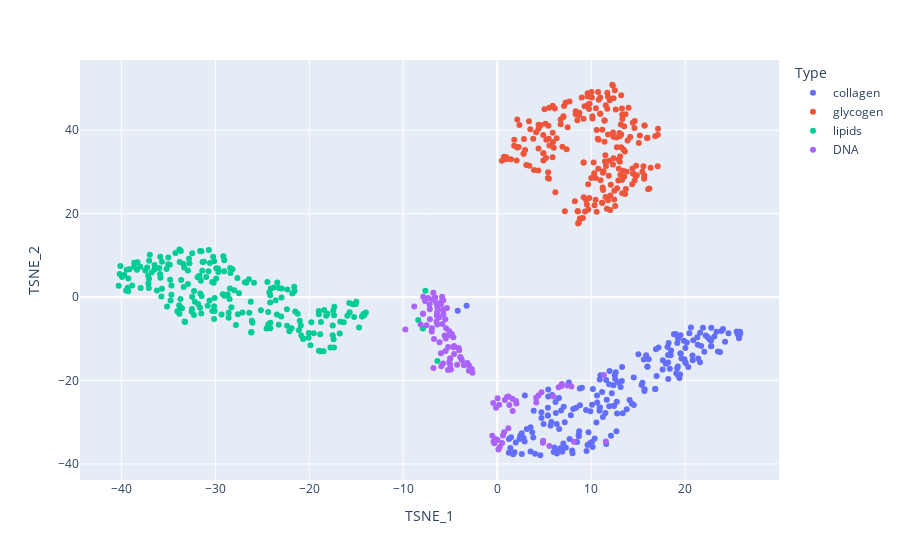
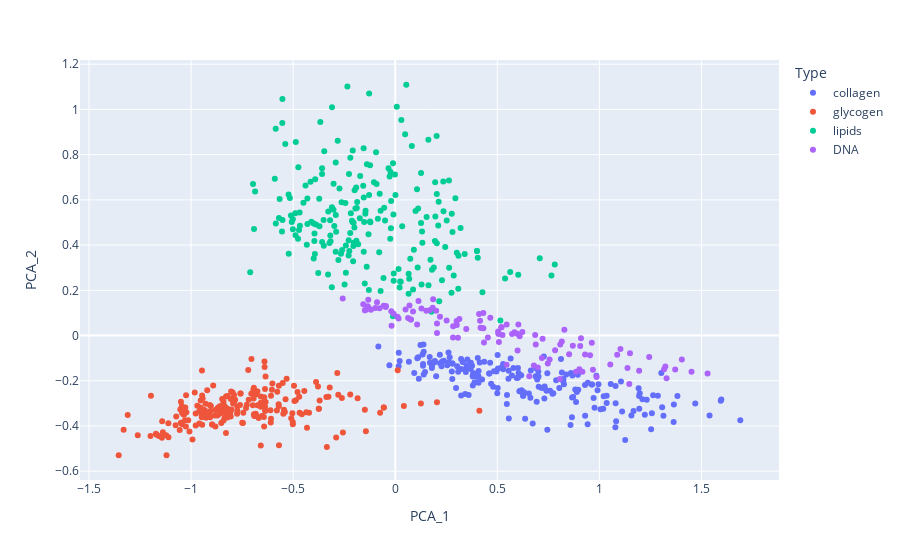

Notebook code cell kept with these figures, in order:
### Markdown cell above
YOUR ANSWER HERE
1. Which tissue type is the most different from the other tissue types?
   - Based on the scatter plots below, we could conclude that <span style="color:red">glycogen</span> is the tissue type that is the most different than other tissue types. The catter plot for TSNE shows that glycogen data points are quite separated from other tissue types data points on the top right corner of the graph, and the data points are highly centralized in a small area, whereas other tissue types seems to have relatively low value (<20) for the second feature TSNE_2.
2. Is it the same or different with PCA?
   - It's hard to tell which tissue are the most different when consider the PCA result. But one could also come with the same conclusion that <span style="color:red">glycogen</span> is the one since data points of this type are highly centralized on the botton left corner in a relatively small area compared to data points of other tissue types.

### Code cell
import plotly.express as px
df_tsne = pd.DataFrame(tsneD, columns = ['TSNE_1','TSNE_2'])
df_pca = pd.DataFrame(projectedD[:, 0:2], columns = ['PCA_1','PCA_2'])
df_tsne['Type'] = pd.Series(types)
df_pca['Type'] = pd.Series(types)

fig1 = px.scatter(df_tsne, x='TSNE_1', y='TSNE_2', color=df_tsne['Type'])
fig2 = px.scatter(df_pca, x='PCA_1', y='PCA_2', color=df_pca['Type'])
fig1.show()
fig2.show()

### Figure 1 — Plotly figure (JSON) as saved in the notebook; plotly's stock layout.template omitted (floating-point values rounded to 4 significant figures; data arrays with more than 128 entries replaced by an {"elided": "..."} marker saying what was removed)
{"data": [{"hovertemplate": "Type=collagen<br>TSNE_1=%{x}<br>TSNE_2=%{y}<extra></extra>", "legendgroup": "collagen", "marker": {"color": "#636efa", "symbol": "circle"}, "mode": "markers", "name": "collagen", "orientation": "v", "showlegend": true, "type": "scatter", "x": {"elided": "195 float values"}, "xaxis": "x", "y": {"elided": "195 float values"}, "yaxis": "y"}, {"hovertemplate": "Type=glycogen<br>TSNE_1=%{x}<br>TSNE_2=%{y}<extra></extra>", "legendgroup": "glycogen", "marker": {"color": "#EF553B", "symbol": "circle"}, "mode": "markers", "name": "glycogen", "orientation": "v", "showlegend": true, "type": "scatter", "x": {"elided": "212 float values"}, "xaxis": "x", "y": {"elided": "212 float values"}, "yaxis": "y"}, {"hovertemplate": "Type=lipids<br>TSNE_1=%{x}<br>TSNE_2=%{y}<extra></extra>", "legendgroup": "lipids", "marker": {"color": "#00cc96", "symbol": "circle"}, "mode": "markers", "name": "lipids", "orientation": "v", "showlegend": true, "type": "scatter", "x": {"elided": "214 float values"}, "xaxis": "x", "y": {"elided": "214 float values"}, "yaxis": "y"}, {"hovertemplate": "Type=DNA<br>TSNE_1=%{x}<br>TSNE_2=%{y}<extra></extra>", "legendgroup": "DNA", "marker": {"color": "#ab63fa", "symbol": "circle"}, "mode": "markers", "name": "DNA", "orientation": "v", "showlegend": true, "type": "scatter", "x": [6.867, 4.706, 11.34, 6.832, 7.886, 5.975, 7.438, 4.378, 4.136, 6.533, 4.156, 5.545, -2.636, 0.8076, 0.03327, -4.592, 1.985, -0.5328, -3.03, -3.191, -5.954, -0.4286, 11.56, -8.835, 4.862, -4.269, 2.04, -5.475, 0.6068, -0.2064, 1.193, -4.67, -7.165, -4.057, -6.165, -5.953, -6.624, -7.905, -3.917, -5.005, -6.733, -6.144, -0.1289, -6.41, -5.707, -4.591, -5.354, 0.03082, -5.222, -5.005, -3.917, -7.905, -6.62, -6.793, -5.994, -7.203, -5.008, -6.385, -6.38, -5.106, -5.737, -5.74, -6.5, -4.665, -7.178, -6.43, -5.824, -6.464, -5.87, -8.155, -7.685, -5.995, -5.501, -7.531, -6.952, -6.974, -7.338, -7.88, -6.803, -6.907, -6.29, -4.93, -9.774, -5.765, 1.18, -5.242, -5.603, -5.111, -4.84, -5.439, 0.7274, -0.3085, 1.64, -4.103, -3.765, 0.2618, 0.1236, 1.288, 0.2056, 8.161, 4.88, -2.707, -3.023, 0.513, 1.036, -0.3891, 1.607, -5.07, -5.53, -3.552], "xaxis": "x", "y": [-20.84, -22.82, -18.68, -21.33, -21.44, -23.84, -21.2, -23.58, -24.11, -21.61, -25.29, -35.71, -18.13, -24.69, -34.24, -11.7, -24.89, -33.26, -16.31, -15.81, -16.57, -25.4, -34.6, -2.236, -34.95, -16.22, -25.52, -9.931, -33.16, -34.05, -23.85, -9.657, -5.314, -12.77, -4.82, -1.167, -0.1032, -3.987, -14.4, -14.74, -10.08, -10.81, -26.52, -3.719, -2.961, -13.66, -2.613, -24.24, -11.94, -14.74, -14.4, -3.99, -0.1079, -16.98, -13.49, -1.777, -16.23, -2.351, -6.597, -15.62, -4.142, -0.7885, -1.448, -12.03, -2.902, -4.471, -6.467, -5.878, 0.1043, -6.558, -0.9547, -1.781, -12.94, -6.733, -7.467, -8.278, -0.2013, 0.08713, 1.023, -0.6162, -3.131, -17.33, -7.792, -15.89, -31.45, -17.51, -9.219, -8.206, -8.779, -7.469, -32.41, -35.05, -27.31, -12.18, -15.17, -35.93, -36.53, -25.88, -25.81, -34.68, -34.44, -17.25, -17.69, -34.96, -23.95, -34.65, -24.4, -9.18, -5.329, -16.32], "yaxis": "y"}], "layout": {"legend": {"title": {"text": "Type"}, "tracegroupgap": 0}, "margin": {"t": 60}, "xaxis": {"anchor": "y", "domain": [0, 1], "title": {"text": "TSNE_1"}}, "yaxis": {"anchor": "x", "domain": [0, 1], "title": {"text": "TSNE_2"}}}}

### Figure 2 — Plotly figure (JSON) as saved in the notebook; plotly's stock layout.template omitted (floating-point values rounded to 4 significant figures; data arrays with more than 128 entries replaced by an {"elided": "..."} marker saying what was removed)
{"data": [{"hovertemplate": "Type=collagen<br>PCA_1=%{x}<br>PCA_2=%{y}<extra></extra>", "legendgroup": "collagen", "marker": {"color": "#636efa", "symbol": "circle"}, "mode": "markers", "name": "collagen", "orientation": "v", "showlegend": true, "type": "scatter", "x": {"elided": "195 float values"}, "xaxis": "x", "y": {"elided": "195 float values"}, "yaxis": "y"}, {"hovertemplate": "Type=glycogen<br>PCA_1=%{x}<br>PCA_2=%{y}<extra></extra>", "legendgroup": "glycogen", "marker": {"color": "#EF553B", "symbol": "circle"}, "mode": "markers", "name": "glycogen", "orientation": "v", "showlegend": true, "type": "scatter", "x": {"elided": "212 float values"}, "xaxis": "x", "y": {"elided": "212 float values"}, "yaxis": "y"}, {"hovertemplate": "Type=lipids<br>PCA_1=%{x}<br>PCA_2=%{y}<extra></extra>", "legendgroup": "lipids", "marker": {"color": "#00cc96", "symbol": "circle"}, "mode": "markers", "name": "lipids", "orientation": "v", "showlegend": true, "type": "scatter", "x": {"elided": "214 float values"}, "xaxis": "x", "y": {"elided": "214 float values"}, "yaxis": "y"}, {"hovertemplate": "Type=DNA<br>PCA_1=%{x}<br>PCA_2=%{y}<extra></extra>", "legendgroup": "DNA", "marker": {"color": "#ab63fa", "symbol": "circle"}, "mode": "markers", "name": "DNA", "orientation": "v", "showlegend": true, "type": "scatter", "x": [0.7186, 0.902, 0.5456, 0.7475, 0.6792, 0.8066, 0.6986, 0.9168, 0.9685, 0.7562, 0.9864, 1.147, 0.7219, 0.87, 1.317, 0.4319, 0.9062, 1.244, 0.6228, 0.6032, 0.5042, 0.816, 0.6568, -0.05652, 1.138, 0.5723, 0.9545, 0.3074, 1.195, 1.323, 0.8287, 0.3143, 0.1139, 0.4658, 0.06981, -0.0893, -0.1478, 0.07668, 0.506, 0.5204, 0.3007, 0.3479, 0.9299, 0.06296, 0.0109, 0.4537, -0.01807, 0.7832, 0.4156, 0.5204, 0.506, 0.07668, -0.1478, 0.4347, 0.4107, -0.0468, 0.5844, -0.01931, 0.1687, 0.5459, 0.05047, -0.1186, -0.07672, 0.4253, -0.007948, 0.08702, 0.1835, 0.1524, -0.1322, 0.1285, -0.0973, -0.04547, 0.4314, 0.1858, 0.2007, 0.2193, -0.1347, -0.1565, -0.2572, -0.1274, 0.01644, 0.6096, 0.2046, 0.508, 1.054, 0.5994, 0.3016, 0.2518, 0.2838, 0.2046, 1.15, 1.404, 1.103, 0.418, 0.5253, 1.451, 1.53, 0.9629, 0.9101, 0.8856, 1.087, 0.6855, 0.6883, 1.371, 0.8082, 1.329, 0.8519, 0.283, 0.1072, 0.598], "xaxis": "x", "y": [-0.09917, -0.149, -0.1292, -0.1232, -0.1326, -0.1919, -0.1418, -0.1602, -0.1515, -0.1063, -0.1835, -0.2139, -0.01418, -0.04491, -0.149, 0.03272, -0.04601, -0.09444, 0.01578, 0.04847, 0.01788, -0.02623, -0.18, 0.1315, -0.1439, 0.006284, -0.0877, -0.01037, -0.1562, -0.1368, 0.02574, 0.07281, 0.1531, 0.07891, 0.1324, 0.1474, 0.1116, 0.07066, 0.008076, 0.03674, 0.06451, 0.02896, -0.08364, 0.07803, 0.08324, -0.008284, 0.04356, -0.06461, 0.06534, 0.03674, 0.008076, 0.07066, 0.1116, -0.03032, 0.09491, 0.1265, 0.01474, 0.1068, 0.1114, 0.0485, 0.1151, 0.1145, 0.1201, 0.0335, 0.09649, 0.1065, 0.1226, 0.1098, 0.1581, 0.1193, 0.1221, 0.131, 0.1001, 0.1605, 0.1092, 0.08269, 0.1293, 0.1388, 0.1635, 0.1184, 0.07544, -0.003585, 0.01076, -0.02817, -0.128, -0.06664, 0.04673, 0.06672, 0.04092, 0.05303, -0.07858, -0.1062, -0.05918, 0.03456, 0.001831, -0.1605, -0.168, -0.03205, -0.01208, -0.1604, -0.08548, 0.002557, -0.03976, -0.1502, -0.03936, -0.1887, -0.08293, -0.008859, 0.04893, 0.008395], "yaxis": "y"}], "layout": {"legend": {"title": {"text": "Type"}, "tracegroupgap": 0}, "margin": {"t": 60}, "xaxis": {"anchor": "y", "domain": [0, 1], "title": {"text": "PCA_1"}}, "yaxis": {"anchor": "x", "domain": [0, 1], "title": {"text": "PCA_2"}}}}
